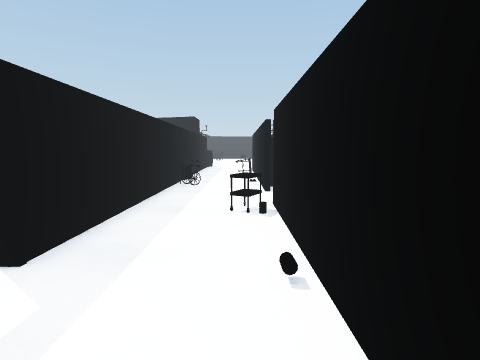
[1] (above)

17 first-person views from a walk through a Unity game level. The camera is 1.4 m above the floor, tilts 6° down and sees 80° across. The floor is counted in squares, 1 m on a side. Each view is taken from the middle of a square. On the plan, view 1 faces up. The plan holds only what a view shows up to about 14 squares ahead; the rest is blank. The place goes on beyond the plan. The player is left out. Door leaves are left out, so doorways stand open. Some surface patterns are stand-ins.

[2]
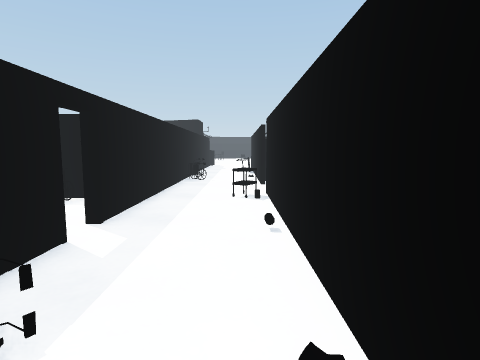

[3]
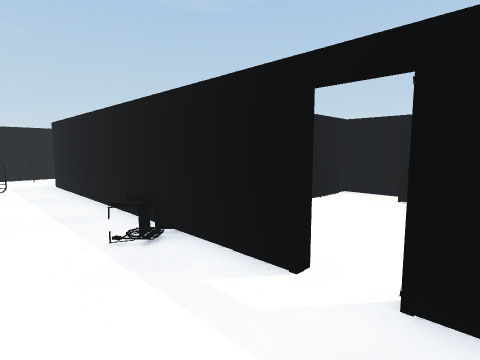

[4]
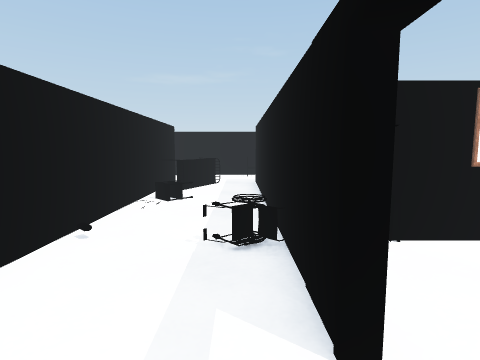

[5]
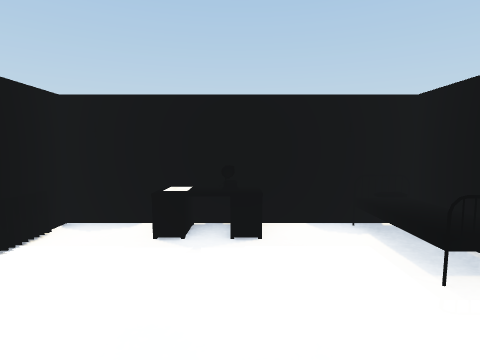

[6]
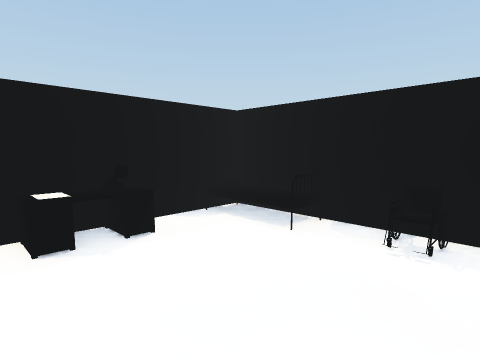

[7]
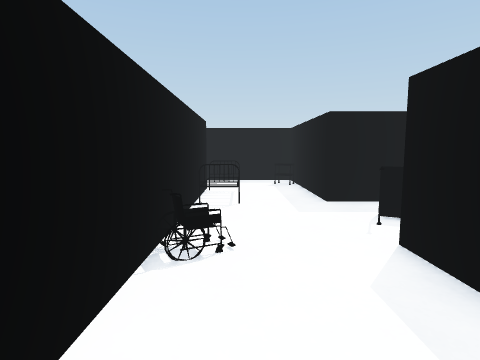

[8]
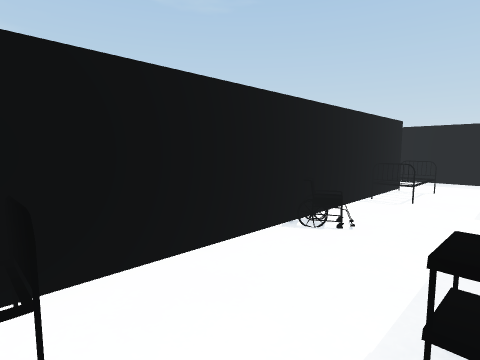

[9]
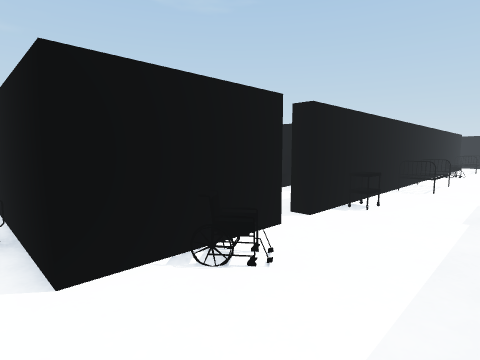

[10]
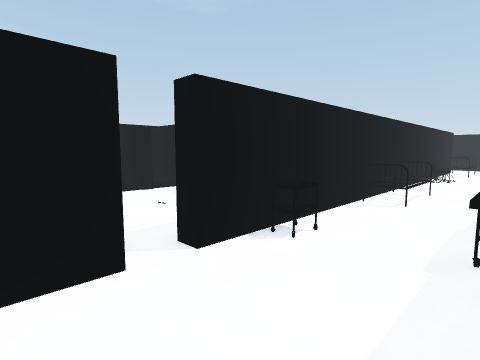

[11]
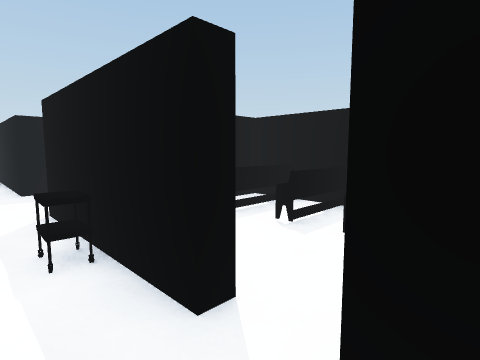

[12]
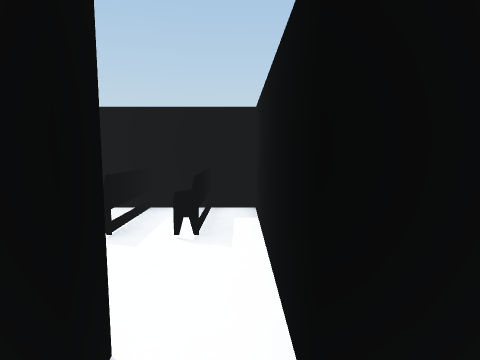

[13]
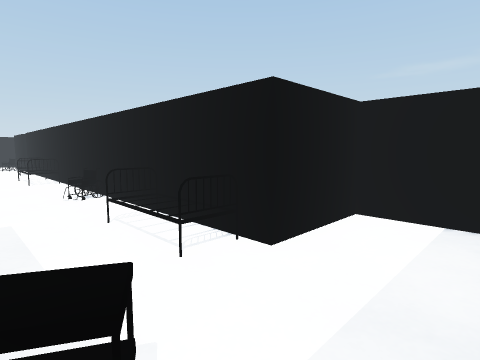

[14]
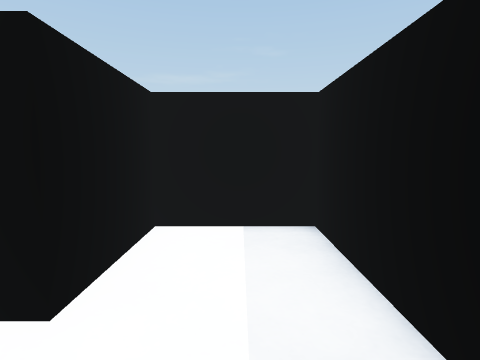

[15]
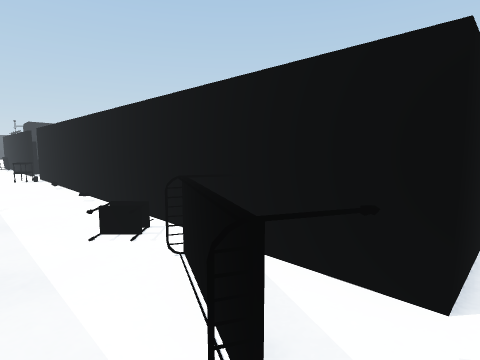

[16]
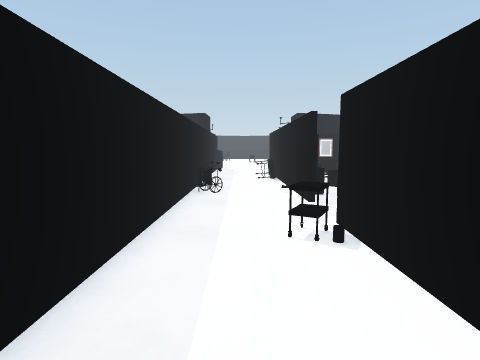

[17]
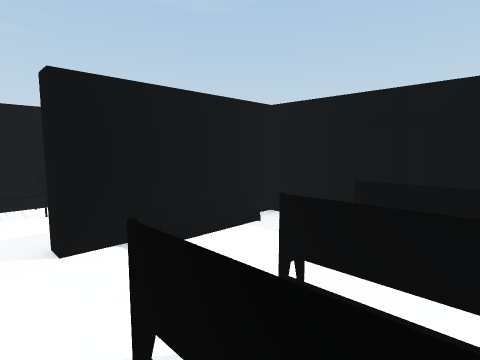

### Floor plan
Points are (right, up) in squares from view 1. A wall is a line through its corners. A room is listed if a view was taken in it or the views show most of it. See-through windows are left out.
Room 1 (views 1, 2, 3, 4, 7, 8, 9, 10, 11, 12, 13, 14, 15, 16)
walls: (6.1, -8.2) (6.1, -8.6) (0.9, -8.6) (0.9, 7.5); (14.6, -12.2) (18.4, -12.2) (18.4, -16.5); (-2.7, 2.4) (-2.7, -8.6) (-8.4, -8.6) (-8.4, -15.2) (-5.4, -15.2) (-5.4, -12.2) (13.6, -12.2) (13.6, -12.8); (0.9, 9.6) (0.9, 12.5); (-2.7, 12.5) (-2.7, 3.2)
ways out: open door at (-3, 3) to room 2; opening at (7, -8) to room 3; opening at (1, 8.5)
objects: other object (-7, -9); bed (-5, -11); bed (-2, -12) to (-2, -11); other object (-2, 0); other object (-2, 11) to (-2, 12); other object (-1, -8) to (0, -6); other object (0, 7); other object (1, -12); other object (4, -9); bed (6, -12) to (6, -11); bed (8, -12) to (8, -11); other object (9, -9) to (12, -9); other object (10, -16); other object (12, -12); other object (17, -12); other object (19, -15) to (21, -14)
Room 2 (views 5, 6)
walls: (-5.8, -0.3) (-4.6, -0.3); (-5.4, 6.3) (-9.4, 6.3) (-9.4, -0.3) (-8.4, -0.3)
ways out: open door at (-3, 3) to room 1
objects: other object (-9, 2); other object (-9, 3); bed (-9, 6); other object (-8, 0); bed (-7, 6); other object (-5, 6); other object (-4, 0)
Room 3 (view 17)
walls: (7.4, -7.9) (7.4, -3.1) (5.5, -3.1); (4.4, -8.2) (6.1, -8.2)
low walls: (4.9, -5.5) (4.5, -5.5); (6.3, -3.1) (6.3, -5.5) (5.9, -5.5)
ways out: opening at (7, -8) to room 1; opening at (5.5, -6.5) to room 4
Room 4 (no view inside)
walls: (1.8, -5.5) (1.8, -8.2) (4.4, -8.2); (5.5, -3.1) (1.8, -3.1) (1.8, -5.4)
low walls: (3.4, -3) (3.4, -5.6); (2.8, -8) (5.3, -8)
ways out: opening at (5.5, -6.5) to room 3

Where each view was taken, in squares from view 1:
view 1: 0 up, 0 right, facing up
view 2: 2 down, 0 right, facing up
view 3: 4 up, 0 right, facing down-left
view 4: 4 up, 2 left, facing down
view 5: 3 up, 4 left, facing left
view 6: 1 up, 4 left, facing up-left
view 7: 11 down, 5 right, facing left
view 8: 9 down, 6 right, facing down-left
view 9: 9 down, 19 right, facing down-left
view 10: 9 down, 16 right, facing down-left
view 11: 10 down, 8 right, facing up-left
view 12: 10 down, 7 right, facing up
view 13: 9 down, 8 left, facing down-right
view 14: 10 down, 7 left, facing down
view 15: 9 down, 2 left, facing up-right
view 16: 2 up, 1 left, facing up
view 17: 4 down, 7 right, facing down-left
